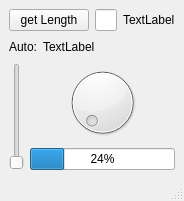
<?xml version="1.0" encoding="UTF-8"?>
<ui version="4.0">
 <class>Example</class>
 <widget class="QMainWindow" name="Example">
  <property name="geometry">
   <rect>
    <x>0</x>
    <y>0</y>
    <width>179</width>
    <height>201</height>
   </rect>
  </property>
  <property name="windowTitle">
   <string>Example</string>
  </property>
  <widget class="QWidget" name="centralwidget">
   <layout class="QVBoxLayout" name="verticalLayout_2">
    <item>
     <layout class="QHBoxLayout" name="horizontalLayout">
      <item>
       <widget class="QPushButton" name="bGetLength">
        <property name="text">
         <string>get Length</string>
        </property>
       </widget>
      </item>
      <item>
       <widget class="QLineEdit" name="eUserInput"/>
      </item>
      <item>
       <widget class="QLabel" name="lCharAmount">
        <property name="text">
         <string>TextLabel</string>
        </property>
       </widget>
      </item>
     </layout>
    </item>
    <item>
     <layout class="QHBoxLayout" name="horizontalLayout_2">
      <item>
       <widget class="QLabel" name="label">
        <property name="text">
         <string>Auto:</string>
        </property>
       </widget>
      </item>
      <item>
       <widget class="QLabel" name="lAutoCalculate">
        <property name="text">
         <string>TextLabel</string>
        </property>
       </widget>
      </item>
      <item>
       <spacer name="horizontalSpacer">
        <property name="orientation">
         <enum>Qt::Horizontal</enum>
        </property>
        <property name="sizeHint" stdset="0">
         <size>
          <width>40</width>
          <height>20</height>
         </size>
        </property>
       </spacer>
      </item>
     </layout>
    </item>
    <item>
     <layout class="QHBoxLayout" name="horizontalLayout_3">
      <item>
       <widget class="QSlider" name="verticalSlider">
        <property name="orientation">
         <enum>Qt::Vertical</enum>
        </property>
       </widget>
      </item>
      <item>
       <layout class="QVBoxLayout" name="verticalLayout">
        <item>
         <widget class="QDial" name="dial"/>
        </item>
        <item>
         <widget class="QProgressBar" name="progressBar">
          <property name="value">
           <number>24</number>
          </property>
         </widget>
        </item>
       </layout>
      </item>
     </layout>
    </item>
   </layout>
  </widget>
  <widget class="QMenuBar" name="menubar">
   <property name="geometry">
    <rect>
     <x>0</x>
     <y>0</y>
     <width>179</width>
     <height>17</height>
    </rect>
   </property>
  </widget>
  <widget class="QStatusBar" name="statusbar"/>
 </widget>
 <resources/>
 <connections/>
</ui>
